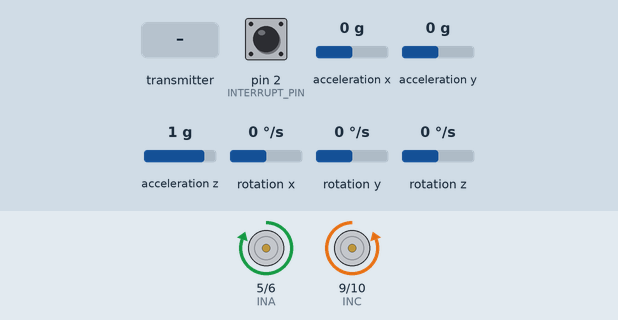
A sketch run on a simulated Arduino Uno, built with avr-gcc and run on an emulated ATmega328P. Shown: motor-driver pin pairs drawn as motors (green arrow = first pin HIGH = forward, orange = second pin HIGH = backward, longer = more drive). The inputs (shaded band) are chosen by the test bench; at power-on: acceleration x 0 g, acceleration y 0 g, acceleration z 1 g, pin 2 (INTERRUPT_PIN) LOW, rotation x 0 °/s, rotation y 0 °/s, rotation z 0 °/s. The sensor or clock chip raises its interrupt line as the real part does; no radio packets arrive unless stated.

Above: at 1.7 s.
1.8 s: acceleration x set to -1.4 g
At 3.4 s:
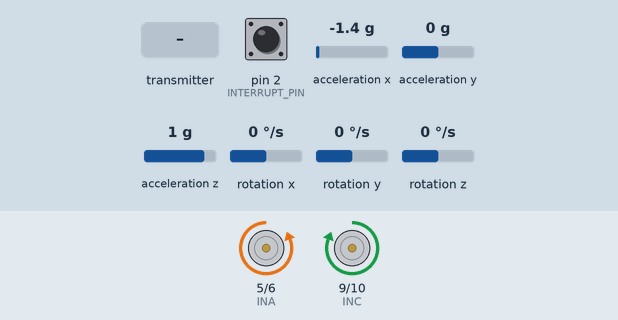
4.0 s: acceleration y set to -0.8 g
At 4.46 s:
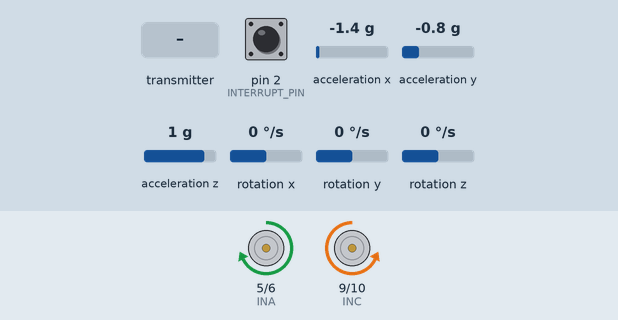
6.5 s: acceleration z set to -0.8 g
9.5 s: the transmitter starts sending msg.0 = 0
11.0 s: the transmitter starts sending msg.1 = 1
At 12.5 s:
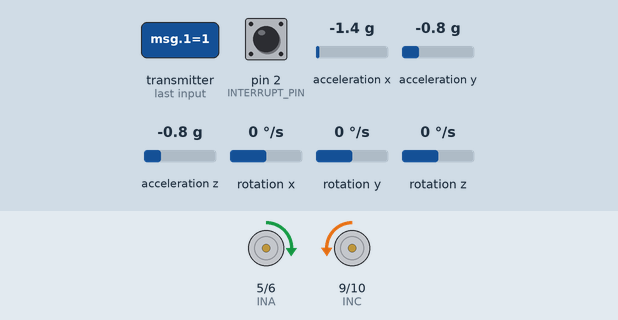
13.0 s: acceleration x set to 0 g
At 13.33 s:
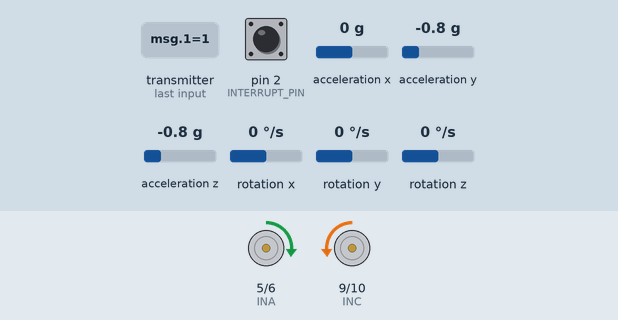
Timing chart, 0 to 18.9 s (numbered marks = the images above; inputs shaded):
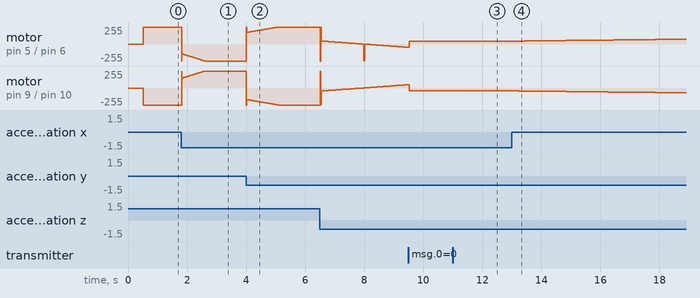

Measured:
- after the input at 11.0 s, motor on pin 5 (INA) / pin 6 (INB): forward 44/255 → forward 43/255 after 0.59 s; motor on pin 9 (INC) / pin 10 (IND): backward 44/255 → backward 43/255 after 0.59 s
- after the input at 13.0 s, motor on pin 5 (INA) / pin 6 (INB): moves from forward 43/255 to forward 73/255 over 5.8 s, starting at once; motor on pin 9 (INC) / pin 10 (IND): moves from backward 43/255 to backward 73/255 over 5.8 s, starting at once

The sketch:

blance.ino
```cpp
#include <PID_v1.h>
#include "I2Cdev.h"
#include "MPU6050_6Axis_MotionApps_V6_12.h"
#include "RF24.h"
#if I2CDEV_IMPLEMENTATION == I2CDEV_ARDUINO_WIRE
#include "Wire.h"
#endif

#define INTERRUPT_PIN 2  // use pin 2 on Arduino Uno & most boards
#define LeftMotorDirection 1 //the spin of the left motor(top view)，1 is clockwise, 0 is counterclockwise
#define RightMotorDirection 0 //the spin of the right motor(top view)，1 is clockwise, 0 is counterclockwise
#define INA 5
#define INB 6
#define INC 9
#define IND 10
int Kp = 90;
int Ki = 300;
int Kd = 2;
#define target -50
//-----------------------------------------------------------------------
double Setpoint, Input, Output;
PID PIDCTRL(&Input, &Output, &Setpoint, Kp, Ki, Kd, DIRECT);
byte Reverse, Forward;

//-----------------------------------------------------------------------
MPU6050 mpu;
Quaternion q;           // [w, x, y, z]         quaternion container
VectorFloat gravity;    // [x, y, z]            gravity vector
bool dmpReady = false;  // set true if DMP init was successful
uint8_t mpuIntStatus;   // holds actual interrupt status byte from MPU
uint8_t devStatus;      // return status after each device operation (0 = success, !0 = error)
uint16_t packetSize;    // expected DMP packet size (default is 42 bytes)
uint16_t fifoCount;     // count of all bytes currently in FIFO
uint8_t fifoBuffer[64]; // FIFO storage buffer
float ypr[3];           // [yaw, pitch, roll]   yaw/pitch/roll container and gravity vector
//---------------------------------------------------------------------------------------------- -
volatile bool mpuInterrupt = false;     // indicates whether MPU interrupt pin has gone high
void dmpDataReady() {
  mpuInterrupt = true;
}
//---------------------------------------------------------------------------------------------- -
RF24 rf24(7, 8);                                  //(ce,cs)
const byte pipe = 1;                              // 指定通道編號
const byte addr[] = "1Node";                      //Address
//-----------------------------------------------------------------------------
int msg[4];                  //主要接收訊息變數 4byte 32bite
//所有馬達狀態

unsigned long CurrentTime ;          //設定起始時間ms
unsigned long TimeOut;               //最終時間ms

//float CurrentAngle;

void setup() {
  //  delay(5000);
#if I2CDEV_IMPLEMENTATION == I2CDEV_ARDUINO_WIRE
  Wire.begin();
  Wire.setClock(400000); // 400kHz I2C clock. Comment this line if having compilation difficulties
#elif I2CDEV_IMPLEMENTATION == I2CDEV_BUILTIN_FASTWIRE
  Fastwire::setup(400, true);
#endif
  //  Serial.begin(115200);
  //  while (!Serial); // wait for Leonardo enumeration, others continue immediately
  mpu.initialize();
  pinMode(INTERRUPT_PIN, INPUT);
  devStatus = mpu.dmpInitialize();
  mpu.setXGyroOffset(37);
  mpu.setYGyroOffset(51);
  mpu.setZGyroOffset(-12);
  mpu.setXAccelOffset(-1418);
  mpu.setYAccelOffset(219);
  mpu.setZAccelOffset(1000);
  mpu.setDMPEnabled(true);
  if (devStatus == 0) {
    mpu.setDMPEnabled(true);
    attachInterrupt(digitalPinToInterrupt(INTERRUPT_PIN), dmpDataReady, RISING);
    mpuIntStatus = mpu.getIntStatus();
    dmpReady = true;
    packetSize = mpu.dmpGetFIFOPacketSize();
  } else {
    // ERROR!
    // 1 = initial memory load failed
    // 2 = DMP configuration updates failed
    // (if it's going to break, usually the code will be 1)
    //    Serial.print(F("DMP Initialization failed (code "));
    //    Serial.print(devStatus);
    //    Serial.println(F(")"));
  }
  //-----------------------------------------------------------------------------------------
  Setpoint = target;
  PIDCTRL.SetMode(AUTOMATIC);
  PIDCTRL.SetSampleTime(1);
  PIDCTRL.SetOutputLimits(-255, 255);
  //-----------------------------------------------------------------------------------------
  pinMode(INA, OUTPUT);
  pinMode(INB, OUTPUT);
  pinMode(INC, OUTPUT);
  pinMode(IND, OUTPUT);
  rf24.begin();
  rf24.setChannel(83);               // 設定頻道編號
  rf24.openWritingPipe(addr);  // 開啟通道和位址
  rf24.openReadingPipe(1, addr);
  rf24.startListening();               // 開始監聽無線廣播
  rf24.setPALevel(RF24_PA_MAX);      //設最高功率接收
  rf24.setDataRate(RF24_2MBPS) ;
  //  rf24.setPayloadSize(16);
  //-----------------------------------------------------------------------------------------

  //  while (millis() - CurrentTime <= 10000) {
  //    if (mpu.dmpGetCurrentFIFOPacket(fifoBuffer)) { // Get the Latest packet
  //      mpu.dmpGetQuaternion(&q, fifoBuffer);
  //      mpu.dmpGetGravity(&gravity, &q);
  //      mpu.dmpGetYawPitchRoll(ypr, &q, &gravity);
  //      //      Serial.print("ypr\t");
  //      //      Serial.print(ypr[0] * 180 / M_PI);
  //      //      Serial.print("\t");
  //      //      Serial.print(ypr[1] * 180 / M_PI);
  //      //      Serial.print("\t");
  //      //      Serial.print(ypr[2] * 180 / M_PI);
  //      //      Serial.println();
  //    }
  //  }

}

void loop() {
  rf24.read(&msg , sizeof(msg));
  if (rf24.available(&pipe)) {
    rf24.read(&msg , sizeof(msg));
    rf24.stopListening();
    rf24.write(&msg, sizeof(msg));
    rf24.startListening();
    PIDCTRL.SetTunings(msg[0], msg[1], msg[2]);
    PIDCTRL.SetPoint(msg[3]);
  }
  PIDCTRL.Compute();
  mpu.dmpGetCurrentFIFOPacket(fifoBuffer);
  mpu.dmpGetQuaternion(&q, fifoBuffer);
  mpu.dmpGetGravity(&gravity, &q);
  mpu.dmpGetYawPitchRoll(ypr, &q, &gravity);
  Input = ypr[1] * 180 / M_PI;
  //  Serial.print(Input);
  //  Serial.print("\t");
  //  Serial.println(Output);
  if (Output >= 1) {
    Reverse = abs(Output);
    analogWrite(INA, Reverse * RightMotorDirection);
    analogWrite(INB, Reverse * !RightMotorDirection);
    analogWrite(INC, Reverse * LeftMotorDirection);
    analogWrite(IND, Reverse * !LeftMotorDirection);
  }
  else if (Output < 1) {
    Forward = abs(Output);
    analogWrite(INA, Forward * !RightMotorDirection);
    analogWrite(INB, Forward * RightMotorDirection);
    analogWrite(INC, Forward * !LeftMotorDirection);
    analogWrite(IND, Forward * LeftMotorDirection);
  }
}
```
